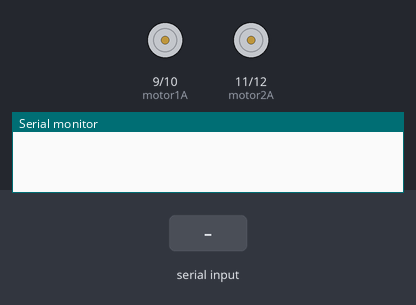
Simulated run of this sketch. Board: Arduino Uno, built with avr-gcc and run on an emulated ATmega328P. On the bench: motor-driver pin pairs drawn as motors (green arrow = first pin HIGH = forward, orange = second pin HIGH = backward, longer = more drive), the last lines printed to the serial monitor. The inputs (shaded band) are chosen by the test bench.

Above: at 1.2 s.
1.3 s: "F" received over Serial
At 2.4 s:
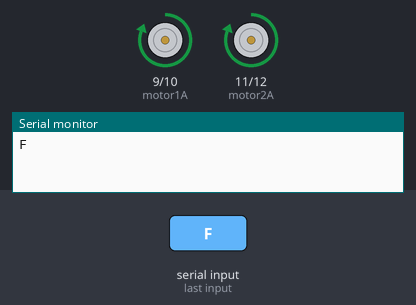
2.8 s: "B" received over Serial
At 3.6 s:
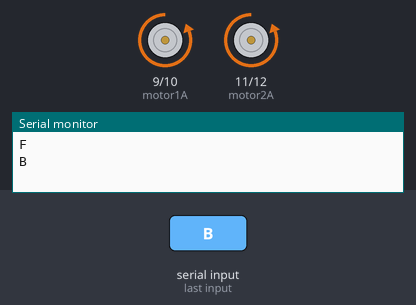
4.3 s: "S" received over Serial
At 4.7 s:
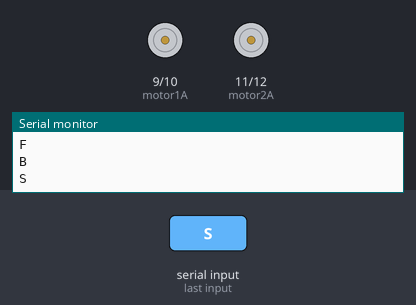
Timing chart, 0 to 7.3 s (numbered marks = the images above; inputs shaded):
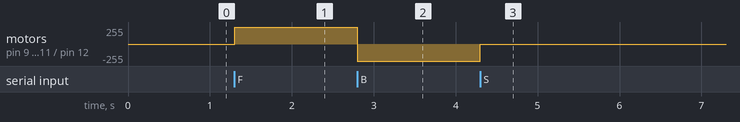

Measured:
- after the input at 1.3 s, motor on pin 9 (motor1A) / pin 10 (motor1B), motor on pin 11 (motor2A) / pin 12 (motor2B): stopped → forward 255/255 at once
- after the input at 2.8 s, motor on pin 9 (motor1A) / pin 10 (motor1B), motor on pin 11 (motor2A) / pin 12 (motor2B): forward 255/255 → backward 255/255 at once
- after the input at 4.3 s, motor on pin 9 (motor1A) / pin 10 (motor1B), motor on pin 11 (motor2A) / pin 12 (motor2B): backward 255/255 → stopped at once

The sketch:

car.ino
```cpp
// Motor Pins
int motor1A = 9;   // Motor 1: Positive terminal
int motor1B = 10;  // Motor 1: Negative terminal
int motor2A = 11;  // Motor 2: Positive terminal
int motor2B = 12;  // Motor 2: Negative terminal

char receivedData;  // Variable to store received data from Bluetooth

void setup()
{
  pinMode(motor1A, OUTPUT);  // Configure motor pins as outputs
  pinMode(motor1B, OUTPUT);
  pinMode(motor2A, OUTPUT);
  pinMode(motor2B, OUTPUT);

  Serial.begin(9600);  // Start serial communication
}

void loop()
{
  while (Serial.available() > 0)
  {
    receivedData = Serial.read();  // Read data from serial buffer
    Serial.println(receivedData);  // Print the received data
  }

  // Control based on received data

  if (receivedData == 'F')  // Move forward
  {
    digitalWrite(motor1A, HIGH);
    digitalWrite(motor1B, LOW);
    digitalWrite(motor2A, HIGH);
    digitalWrite(motor2B, LOW);
  }

  else if (receivedData == 'B')  // Move backward
  {
    digitalWrite(motor1A, LOW);
    digitalWrite(motor1B, HIGH);
    digitalWrite(motor2A, LOW);
    digitalWrite(motor2B, HIGH);
  }

  // ... Repeat the same logic for other directions (Left, Right, Stop, Forward Right, Backward Right, Forward Left, Backward Left)

  else if (receivedData == 'S')  // Stop
  {
    digitalWrite(motor1A, LOW);
    digitalWrite(motor1B, LOW);
    digitalWrite(motor2A, LOW);
    digitalWrite(motor2B, LOW);
  }
}
```
